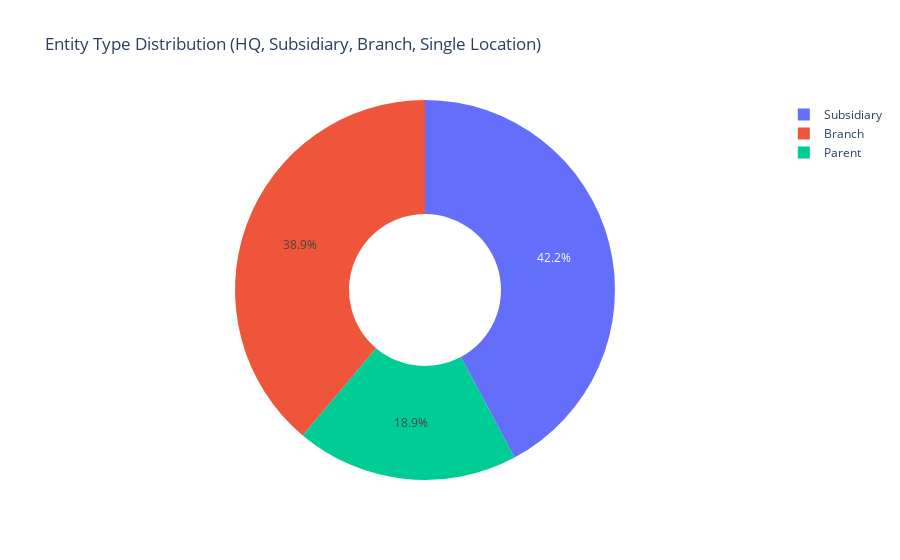

The code cell stored with this chart in its notebook:
### Markdown cell above
### 4.4 Entity & Ownership Analysis

### Code cell
# Entity Type Distribution
if 'Entity Type' in df.columns:
    df['Entity Type'] = df['Entity Type'].str.strip()
    entity_dist = df['Entity Type'].value_counts()
    
    fig = px.pie(values=entity_dist.values, names=entity_dist.index,
                 title='Entity Type Distribution (HQ, Subsidiary, Branch, Single Location)',
                 hole=0.4)
    fig.show()

### Figure 1 — Plotly figure (JSON) as saved in the notebook; plotly's stock layout.template omitted (floating-point values rounded to 4 significant figures)
{"data": [{"domain": {"x": [0, 1], "y": [0, 1]}, "hole": 0.4, "hovertemplate": "label=%{label}<br>value=%{value}<extra></extra>", "labels": ["Subsidiary", "Branch", "Parent"], "legendgroup": "", "name": "", "showlegend": true, "type": "pie", "values": [3611, 3327, 1621]}], "layout": {"legend": {"tracegroupgap": 0}, "title": {"text": "Entity Type Distribution (HQ, Subsidiary, Branch, Single Location)"}}}
